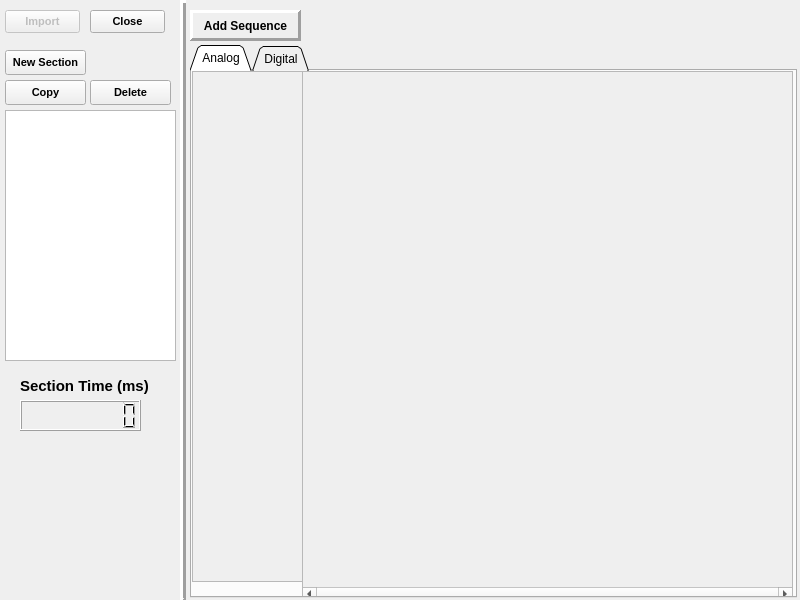
<?xml version="1.0" encoding="UTF-8"?>
<ui version="4.0">
 <class>Sectionediter</class>
 <widget class="QDialog" name="Sectionediter">
  <property name="geometry">
   <rect>
    <x>0</x>
    <y>0</y>
    <width>800</width>
    <height>600</height>
   </rect>
  </property>
  <property name="minimumSize">
   <size>
    <width>800</width>
    <height>600</height>
   </size>
  </property>
  <property name="font">
   <font>
    <family>Arial</family>
   </font>
  </property>
  <property name="mouseTracking">
   <bool>true</bool>
  </property>
  <property name="windowTitle">
   <string>Section Edit</string>
  </property>
  <widget class="QLabel" name="label">
   <property name="geometry">
    <rect>
     <x>20</x>
     <y>370</y>
     <width>131</width>
     <height>31</height>
    </rect>
   </property>
   <property name="font">
    <font>
     <family>Arial</family>
     <pointsize>11</pointsize>
     <weight>75</weight>
     <bold>true</bold>
    </font>
   </property>
   <property name="text">
    <string>Section Time (ms)</string>
   </property>
  </widget>
  <widget class="QLCDNumber" name="Section_time">
   <property name="geometry">
    <rect>
     <x>20</x>
     <y>400</y>
     <width>121</width>
     <height>31</height>
    </rect>
   </property>
   <property name="digitCount">
    <number>8</number>
   </property>
  </widget>
  <widget class="QLabel" name="add_sequence">
   <property name="geometry">
    <rect>
     <x>190</x>
     <y>10</y>
     <width>111</width>
     <height>31</height>
    </rect>
   </property>
   <property name="font">
    <font>
     <pointsize>9</pointsize>
     <weight>75</weight>
     <bold>true</bold>
    </font>
   </property>
   <property name="frameShape">
    <enum>QFrame::Panel</enum>
   </property>
   <property name="frameShadow">
    <enum>QFrame::Raised</enum>
   </property>
   <property name="lineWidth">
    <number>3</number>
   </property>
   <property name="text">
    <string>Add Sequence</string>
   </property>
   <property name="alignment">
    <set>Qt::AlignCenter</set>
   </property>
  </widget>
  <widget class="Line" name="line">
   <property name="geometry">
    <rect>
     <x>173</x>
     <y>0</y>
     <width>21</width>
     <height>601</height>
    </rect>
   </property>
   <property name="frameShadow">
    <enum>QFrame::Raised</enum>
   </property>
   <property name="lineWidth">
    <number>3</number>
   </property>
   <property name="orientation">
    <enum>Qt::Vertical</enum>
   </property>
  </widget>
  <widget class="QPushButton" name="Section_add">
   <property name="geometry">
    <rect>
     <x>5</x>
     <y>50</y>
     <width>81</width>
     <height>25</height>
    </rect>
   </property>
   <property name="font">
    <font>
     <pointsize>8</pointsize>
     <weight>75</weight>
     <bold>true</bold>
    </font>
   </property>
   <property name="text">
    <string>New Section</string>
   </property>
   <property name="autoDefault">
    <bool>false</bool>
   </property>
  </widget>
  <widget class="QPushButton" name="Section_delete">
   <property name="geometry">
    <rect>
     <x>90</x>
     <y>80</y>
     <width>81</width>
     <height>25</height>
    </rect>
   </property>
   <property name="font">
    <font>
     <pointsize>8</pointsize>
     <weight>75</weight>
     <bold>true</bold>
    </font>
   </property>
   <property name="text">
    <string>Delete</string>
   </property>
   <property name="autoDefault">
    <bool>false</bool>
   </property>
  </widget>
  <widget class="QPushButton" name="Close">
   <property name="geometry">
    <rect>
     <x>90</x>
     <y>10</y>
     <width>75</width>
     <height>23</height>
    </rect>
   </property>
   <property name="font">
    <font>
     <pointsize>8</pointsize>
     <weight>75</weight>
     <bold>true</bold>
    </font>
   </property>
   <property name="text">
    <string>Close</string>
   </property>
   <property name="autoDefault">
    <bool>false</bool>
   </property>
  </widget>
  <widget class="QPushButton" name="Section_copy">
   <property name="geometry">
    <rect>
     <x>5</x>
     <y>80</y>
     <width>81</width>
     <height>25</height>
    </rect>
   </property>
   <property name="font">
    <font>
     <pointsize>8</pointsize>
     <weight>75</weight>
     <bold>true</bold>
    </font>
   </property>
   <property name="text">
    <string>Copy</string>
   </property>
   <property name="autoDefault">
    <bool>false</bool>
   </property>
  </widget>
  <widget class="QPushButton" name="Import">
   <property name="enabled">
    <bool>false</bool>
   </property>
   <property name="geometry">
    <rect>
     <x>5</x>
     <y>10</y>
     <width>75</width>
     <height>23</height>
    </rect>
   </property>
   <property name="font">
    <font>
     <pointsize>8</pointsize>
     <weight>75</weight>
     <bold>true</bold>
    </font>
   </property>
   <property name="text">
    <string>Import</string>
   </property>
   <property name="autoDefault">
    <bool>false</bool>
   </property>
  </widget>
  <widget class="QListWidget" name="Section_list">
   <property name="geometry">
    <rect>
     <x>5</x>
     <y>110</y>
     <width>171</width>
     <height>251</height>
    </rect>
   </property>
   <property name="font">
    <font>
     <pointsize>9</pointsize>
    </font>
   </property>
  </widget>
  <widget class="QTabWidget" name="Tab">
   <property name="geometry">
    <rect>
     <x>190</x>
     <y>45</y>
     <width>607</width>
     <height>553</height>
    </rect>
   </property>
   <property name="tabShape">
    <enum>QTabWidget::Triangular</enum>
   </property>
   <property name="currentIndex">
    <number>0</number>
   </property>
   <widget class="QWidget" name="Aout">
    <attribute name="title">
     <string>Analog</string>
    </attribute>
    <widget class="QScrollArea" name="Scroll_timea">
     <property name="geometry">
      <rect>
       <x>0</x>
       <y>0</y>
       <width>111</width>
       <height>511</height>
      </rect>
     </property>
     <property name="verticalScrollBarPolicy">
      <enum>Qt::ScrollBarAlwaysOff</enum>
     </property>
     <property name="horizontalScrollBarPolicy">
      <enum>Qt::ScrollBarAlwaysOff</enum>
     </property>
     <property name="widgetResizable">
      <bool>true</bool>
     </property>
     <widget class="QWidget" name="timea">
      <property name="geometry">
       <rect>
        <x>0</x>
        <y>0</y>
        <width>109</width>
        <height>509</height>
       </rect>
      </property>
      <property name="minimumSize">
       <size>
        <width>0</width>
        <height>0</height>
       </size>
      </property>
     </widget>
    </widget>
    <widget class="QScrollArea" name="Scroll_maina">
     <property name="geometry">
      <rect>
       <x>110</x>
       <y>0</y>
       <width>491</width>
       <height>531</height>
      </rect>
     </property>
     <property name="horizontalScrollBarPolicy">
      <enum>Qt::ScrollBarAlwaysOn</enum>
     </property>
     <property name="widgetResizable">
      <bool>true</bool>
     </property>
     <widget class="QWidget" name="maina">
      <property name="geometry">
       <rect>
        <x>0</x>
        <y>0</y>
        <width>489</width>
        <height>512</height>
       </rect>
      </property>
      <property name="minimumSize">
       <size>
        <width>0</width>
        <height>0</height>
       </size>
      </property>
      <property name="mouseTracking">
       <bool>true</bool>
      </property>
     </widget>
    </widget>
   </widget>
   <widget class="QWidget" name="Dig">
    <attribute name="title">
     <string>Digital</string>
    </attribute>
    <widget class="QScrollArea" name="Scroll_timed">
     <property name="geometry">
      <rect>
       <x>0</x>
       <y>0</y>
       <width>111</width>
       <height>511</height>
      </rect>
     </property>
     <property name="verticalScrollBarPolicy">
      <enum>Qt::ScrollBarAlwaysOff</enum>
     </property>
     <property name="horizontalScrollBarPolicy">
      <enum>Qt::ScrollBarAlwaysOff</enum>
     </property>
     <property name="widgetResizable">
      <bool>true</bool>
     </property>
     <widget class="QWidget" name="timed">
      <property name="geometry">
       <rect>
        <x>0</x>
        <y>0</y>
        <width>109</width>
        <height>509</height>
       </rect>
      </property>
      <property name="minimumSize">
       <size>
        <width>0</width>
        <height>0</height>
       </size>
      </property>
     </widget>
    </widget>
    <widget class="QScrollArea" name="Scroll_maind">
     <property name="geometry">
      <rect>
       <x>110</x>
       <y>0</y>
       <width>491</width>
       <height>531</height>
      </rect>
     </property>
     <property name="horizontalScrollBarPolicy">
      <enum>Qt::ScrollBarAlwaysOn</enum>
     </property>
     <property name="widgetResizable">
      <bool>true</bool>
     </property>
     <widget class="QWidget" name="maind">
      <property name="geometry">
       <rect>
        <x>0</x>
        <y>0</y>
        <width>489</width>
        <height>512</height>
       </rect>
      </property>
      <property name="minimumSize">
       <size>
        <width>0</width>
        <height>0</height>
       </size>
      </property>
      <property name="mouseTracking">
       <bool>true</bool>
      </property>
     </widget>
    </widget>
   </widget>
  </widget>
 </widget>
 <resources/>
 <connections/>
</ui>
